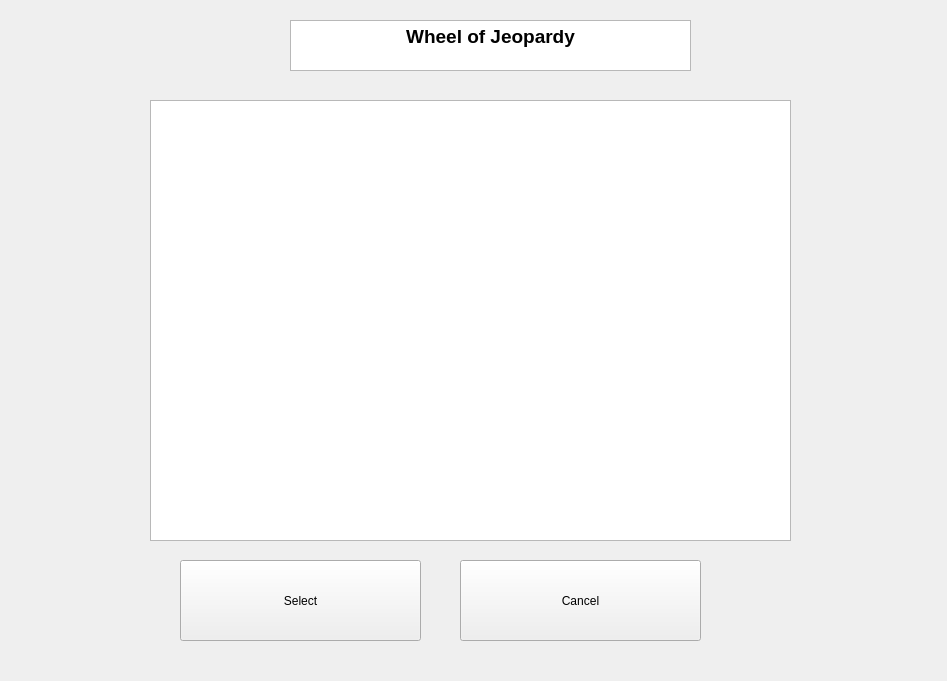
<?xml version="1.0" encoding="UTF-8"?>
<ui version="4.0">
 <class>categoryEdit</class>
 <widget class="QWidget" name="categoryEdit">
  <property name="geometry">
   <rect>
    <x>0</x>
    <y>0</y>
    <width>947</width>
    <height>681</height>
   </rect>
  </property>
  <property name="windowTitle">
   <string>Form</string>
  </property>
  <widget class="QTextEdit" name="title">
   <property name="geometry">
    <rect>
     <x>290</x>
     <y>20</y>
     <width>401</width>
     <height>51</height>
    </rect>
   </property>
   <property name="html">
    <string>&lt;!DOCTYPE HTML PUBLIC &quot;-//W3C//DTD HTML 4.0//EN&quot; &quot;http://www.w3.org/TR/REC-html40/strict.dtd&quot;&gt;
&lt;html&gt;&lt;head&gt;&lt;meta name=&quot;qrichtext&quot; content=&quot;1&quot; /&gt;&lt;style type=&quot;text/css&quot;&gt;
p, li { white-space: pre-wrap; }
&lt;/style&gt;&lt;/head&gt;&lt;body style=&quot; font-family:'MS Shell Dlg 2'; font-size:8pt; font-weight:400; font-style:normal;&quot;&gt;
&lt;p align=&quot;center&quot; style=&quot; margin-top:0px; margin-bottom:0px; margin-left:0px; margin-right:0px; -qt-block-indent:0; text-indent:0px;&quot;&gt;&lt;span style=&quot; font-size:14pt; font-weight:600;&quot;&gt;Wheel of Jeopardy&lt;/span&gt;&lt;/p&gt;&lt;/body&gt;&lt;/html&gt;</string>
   </property>
  </widget>
  <widget class="QPushButton" name="select">
   <property name="geometry">
    <rect>
     <x>180</x>
     <y>560</y>
     <width>241</width>
     <height>81</height>
    </rect>
   </property>
   <property name="text">
    <string>Select</string>
   </property>
  </widget>
  <widget class="QPushButton" name="cancel">
   <property name="geometry">
    <rect>
     <x>460</x>
     <y>560</y>
     <width>241</width>
     <height>81</height>
    </rect>
   </property>
   <property name="text">
    <string>Cancel</string>
   </property>
  </widget>
  <widget class="QListWidget" name="list">
   <property name="geometry">
    <rect>
     <x>150</x>
     <y>100</y>
     <width>641</width>
     <height>441</height>
    </rect>
   </property>
  </widget>
 </widget>
 <resources/>
 <connections/>
</ui>
